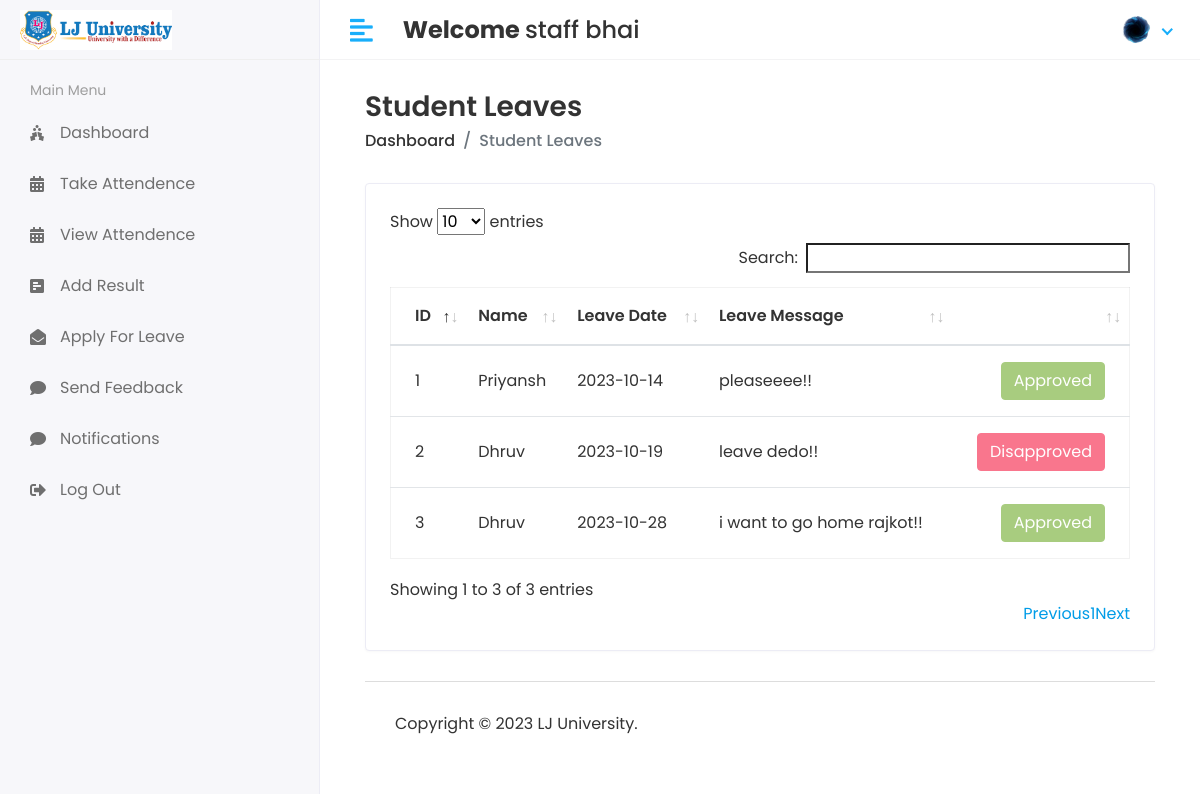
/Hod/Student/View_Leave (signed in), run on the app's committed database.
### app/models.py (models this page shows, shortened)
class CustomUser(AbstractUser):
    USER = (
        (1,"HOD"),
        (2,"STAFF"),
        (3,"STUDENT"),
    )
    user_type=models.CharField(choices=USER, max_length=50, default=1)
    profile_pic = models.ImageField(upload_to='media/profile_pic')

class Student_Leave(models.Model):
    student_id = models.ForeignKey(Student,on_delete=models.CASCADE)
    date = models.CharField(max_length=100)
    message = models.TextField()
    created_at = models.DateTimeField(auto_now_add=True)
    updated_at = models.DateTimeField(auto_now_add=True)
    status = models.IntegerField(default=0)

class Student(models.Model):
    admin = models.OneToOneField(CustomUser, on_delete=models.CASCADE)
    address = models.TextField()
    gender = models.CharField(max_length=100)
    course_id=models.ForeignKey(Course, on_delete=models.SET_NULL,null=True)
    session_year_id=models.ForeignKey(Session_Year, on_delete=models.SET_NULL,null=True)
    created_at = models.DateTimeField(auto_now_add=True)
    updated_at = models.DateTimeField(auto_now=True)

### student_management_system/Hod_views.py (the view)
# urls.py: path("Hod/Student/View_Leave", Hod_views.STUDENT_LEAVE_VIEW, name="hod_student_leave"),
@login_required(login_url="/")
def STUDENT_LEAVE_VIEW(request):
    student_leave = Student_Leave.objects.all()
    context = {"student_leave": student_leave}
    return render(request, "Hod/student_leave.html", context)

### templates/Hod/student_leave.html (shortened to what this page needs)
{% extends 'base.html' %} {% block content %}
<div class="content container-fluid">
  <div class="page-header">
    <div class="row align-items-center">
      <div class="col">
        <h3 class="page-title">Student Leaves</h3>
        <ul class="breadcrumb">
          <li class="breadcrumb-item"><a href="index.html">Dashboard</a></li>
          <li class="breadcrumb-item active">Student Leaves</li>
        </ul>
      </div>
    </div>
  </div>
  <div class="row">
    <div class="col-sm-12">
      <div class="card card-table">
        <div class="card-body">
          <div class="table-responsive">
            <table id="table_id" class="table table-hover table-center mb-0">
              <thead>
                <tr>
                  <th>ID</th>
                  <th>Name</th>
                  <th>Leave Date</th>
                  <th>Leave Message</th>
                  <th></th>
                </tr>
              </thead>
              <tbody>
                {% for i in student_leave %}
                <tr>
                  <td>{{i.id}}</td>
                  <td>{{i.student_id.admin.first_name}}</td>
                  <td>{{i.date}}</td>
                  <td>{{i.message}}</td>
                  <td class="text-right">
                    <div class="actions">
                      {% if i.status == 0 %}
                        <a
                           href="{% url 'approve_student_leave' i.id %}"
                           class="btn btn-success"
                        >
                           Approve
                        </a>
                        <a
                           href="{% url 'disapprove_student_leave' i.id %}"
                           class="btn btn-danger"
                        >
                           Disapprove
                        </a>
                      {% elif i.status == 1 %}
                        <button
                           class="btn btn-success" disabled
                        >
                           Approved
                     </button>
                      {% else %}
                        <button
                           class="btn btn-danger" disabled
                        >
                           Disapproved
                        </button>
                        {% endif %}
                    </div>
                  </td>
                </tr>
                {% endfor %}
              </tbody>
            </table>
          </div>
        </div>
      </div>
    </div>
  </div>
  {% endblock %}

### templates/includes/header.html (shortened to what this page needs)
{%load static%}
<div class="header">
    <div class="header-left">
        <a class="logo">
            <img src="{% static 'assets/img/LJ_logo.jpeg' %}" alt="Logo">
        </a>
    </div>
    <a href="javascript:void(0);" id="toggle_btn">
        <i class="fas fa-align-left"></i>
    </a>
    <div class="top-nav-search mt-3">
        <h4><strong>Welcome </strong> <span>{{user.first_name}} {{user.last_name}}</span></h4>
    </div>
    <ul class="nav user-menu">
        <li class="nav-item dropdown has-arrow">
            <a href="#" class="dropdown-toggle nav-link" data-toggle="dropdown">
                {% if user.profile_pic == "" %}
                <span class="user-img"><img class="rounded-circle" src="{% static 'assets/img/img_n_f.jpg' %}"
                    width="31" alt="Ryan Taylor"></span>
                    {% else %}
                    <span class="user-img"><img class="rounded-circle" src="/{{user.profile_pic}}"
                        width="31" alt="Ryan Taylor"></span>
                {% endif %}
            </a>
        </li>
    </ul>
</div>

### static/assets/css/style.css (style rules this page uses)
html { height: 100%; }
body { background-color: #fff; color: #333; font-family: 'Poppins', sans-serif; font-size: 1rem; height: 100%; line-height: 1.5; overflow-x: hidden; }
h1, h2, h3, h4, h5, h6 { font-family: 'Poppins', sans-serif; margin-top: 0; }
a { color: #009ce7; }
input, button, a { transition: all 0.4s ease; -moz-transition: all 0.4s ease; -o-transition: all 0.4s ease; -ms-transition: all 0.4s ease; -webkit-transition: all 0.4s ease; }
input, input:focus, button, button:focus { outline: none; }
ul, ol { padding: 0px; list-style: none; }
.table { color: #333; max-width: 100%; margin-bottom: 0; width: 100%; }
.table.dataTable { border-collapse: collapse !important; border: 1px solid rgba(0, 0, 0, 0.05); }
.table thead tr th { font-weight: 600; }
.table tbody tr { border-bottom: 1px solid rgba(0, 0, 0, 0.05); }
.table.table-center td, .table.table-center th { vertical-align: middle; }
.card-table .card-body .table > thead > tr > th { border-top: 0; }
.card-table .card-body .table tr td:first-child, .card-table .card-body .table tr th:first-child { padding-left: 1.5rem; }
.card-table .card-body .table tr td:last-child, .card-table .card-body .table tr th:last-child { padding-right: 1.5rem; }
.card-table .table td, .card-table .table th { border-top: 1px solid #e2e5e8; padding: 1rem 0.75rem; white-space: nowrap; }
.btn-success { background-color: #7bb13c; border: 1px solid #7bb13c }
.btn-success.disabled, .btn-success:disabled { background-color: #7bb13c; border-color: #7bb13c; color: #fff; }
.btn-danger { background-color: #e84646; border: 1px solid #e84646; }
.btn-danger.disabled, .btn-danger:disabled { background-color: #f62d51; border-color: #f62d51; color: #fff; }
.card { border: 1px solid #ececf5; box-shadow: 0 1px 3px 0 rgba(0, 0, 0, 0.03); margin-bottom: 1.875rem; }
.card-body { padding: 1.5rem; }
.header { background-color: #fff; border-bottom: 1px solid #f3f3f4; left: 0; position: fixed; right: 0; top: 0; z-index: 1001; height: 60px; }
.header .header-left { float: left; height: 60px; padding: 0 20px; position: relative; width: 320px; z-index: 1; transition: all 0.2s ease-in-out; background-color: #f7f7fa; border-bottom: 1px solid #efefef; border-right: 1px solid #ececf5; display: flex; align-items: center; }
.header .header-left .logo { display: inline-block; line-height: 60px; }
.header .header-left .logo img { max-height: 40px; width: auto; }
.header .dropdown-toggle:after { display: none; }
.header .has-arrow .dropdown-toggle:after { border-top: 0; border-left: 0; border-bottom: 2px solid #18aefa; border-right: 2px solid #18aefa; content: ''; height: 8px; display: inline-block; pointer-events: none; -webkit-transform-origin: 66% 66%; -ms-transform-origin: 66% 66%; transform-origin: 66% 66%; -webkit-transform: rotate(45deg); -ms-transform: rotate(45deg); transform: rotate(45deg); -webkit-transition: all 0.15s ease-in-out; transition: all 0.15s ease-in-out; width: 8px; vertical-align: 0px; }
.user-menu { float: right; margin: 0; position: relative; z-index: 99; padding-right: 15px; }
.user-menu.nav > li > a { color: #a0a0a0; font-size: 14px; line-height: 58px; padding: 0 15px; height: 60px; }
.user-img { margin-right: 3px; position: relative; }
.top-nav-search { float: left; margin-left: 15px; }
.page-header { margin-bottom: 1.875rem; }
.page-header .breadcrumb { background-color: transparent; color: #6c757d; font-size: 1rem; font-weight: 500; margin-bottom: 0; padding: 0; }
.page-header .breadcrumb a { color: #333; }
.page-title { font-size: 28px; font-weight: 600; color: #333; margin-bottom: 5px; }
@media (min-width: 992px) { #toggle_btn { align-items: center; color: #18aefa; display: inline-flex; float: left; font-size: 26px; height: 60px; justify-content: center; margin-left: 15px; padding: 0 15px; } }

### data on the page
CustomUser: first_name "staff", last_name "bhai", profile_pic (picture)
Student_Leave: id "1", student_id.admin.first_name "Priyansh", date "2023-10-14", message "pleaseeee!!", status "Approved"
Student_Leave: id "2", student_id.admin.first_name "Dhruv", date "2023-10-19", message "leave dedo!!", status "Disapproved"
Student_Leave: id "3", student_id.admin.first_name "Dhruv", date "2023-10-28", message "i want to go home rajkot!!", status "Approved"
